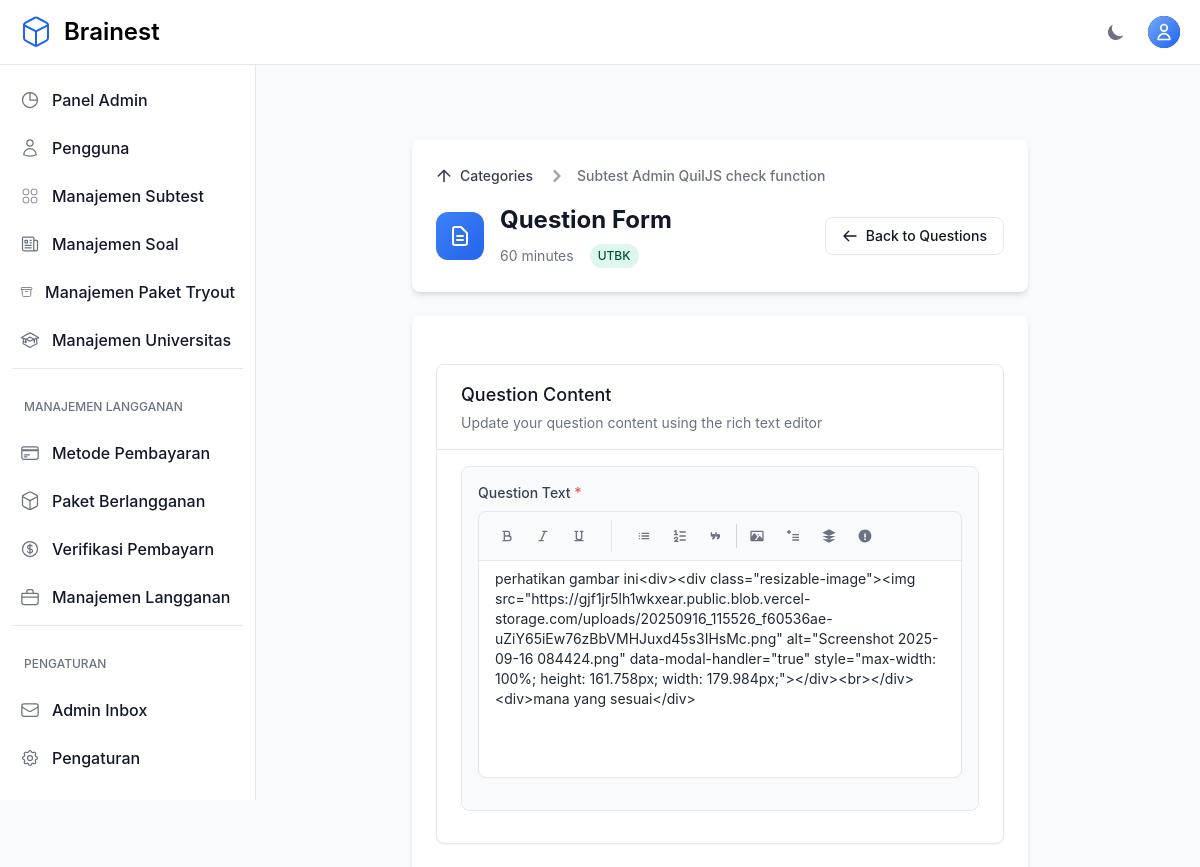
/teacher/questions/171/edit/ (signed in, upper part), run on an earlier commit of the app's database.
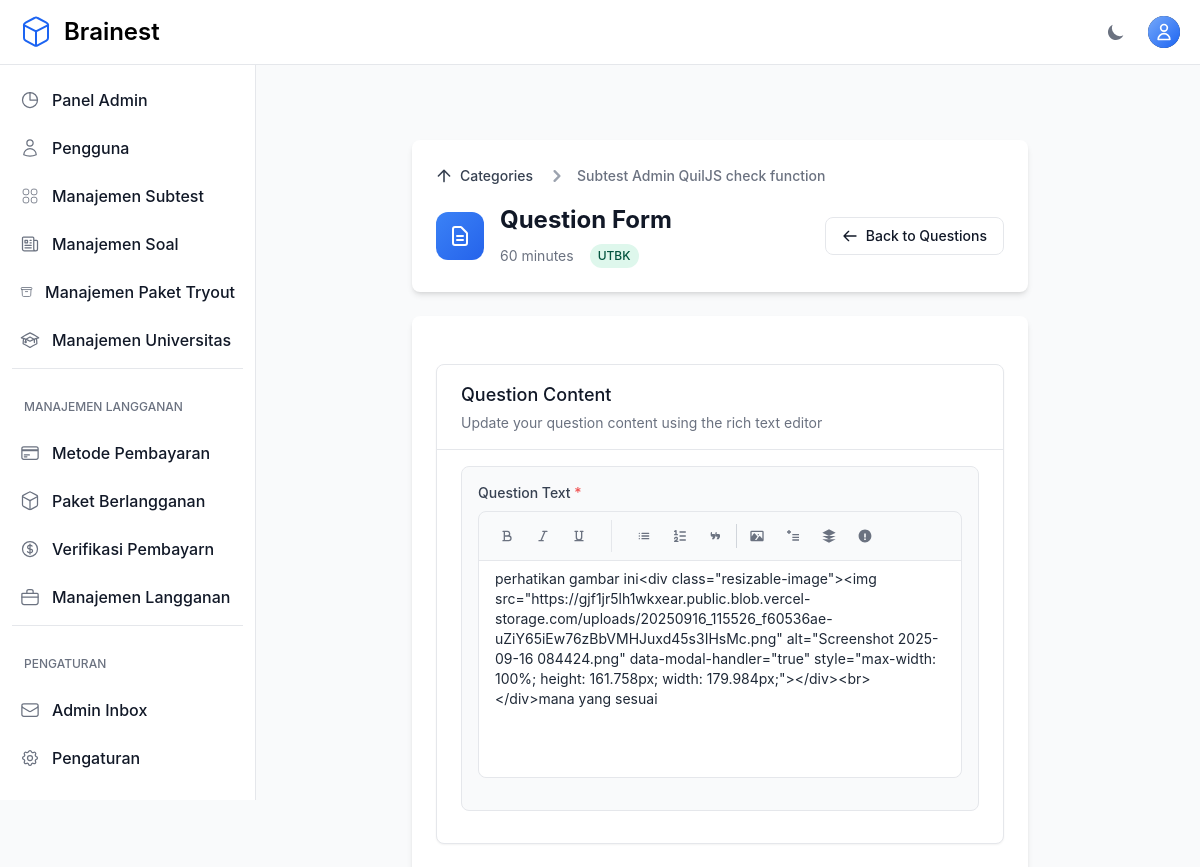
And on a later commit of the database.
### otosapp/models.py (models this page shows, shortened)
class Question(models.Model):
    QUESTION_TYPES = [
        ('multiple_choice', 'Pilihan Ganda'),
        ('essay', 'Isian/Essay'),
    ]
    question_text = models.TextField('Text')
    pub_date = models.DateTimeField('date published')
    category = models.ForeignKey(Category, on_delete=models.CASCADE)
    custom_weight = models.FloatField(default=0, help_text="Custom weight for scoring (0-100)")
    difficulty_coefficient = models.FloatField(default=1.0, help_text="UTBK difficulty coefficient (auto-calculated)")
    question_type = models.CharField(max_length=20, choices=QUESTION_TYPES, default='multiple_choice', help_text="Tipe soal: pilihan ganda atau isian")
    correct_answer_text = models.TextField(blank=True, null=True, help_text="Jawaban benar untuk soal isian (pisahkan dengan koma jika ada beberapa jawaban yang benar)")
    explanation = models.TextField(blank=True, null=True, help_text="Pembahasan atau penjelasan mengapa jawabannya demikian (opsional)")

### otosapp/views.py (the view)
# urls.py: path('teacher/questions/<int:question_id>/edit/', views.teacher_question_update, name='teacher_question_update'),
@login_required
@admin_or_teacher_required
def teacher_question_update(request, question_id):
    question = get_object_or_404(Question, id=question_id)
    category = question.category
    if not (request.user.is_admin() or category.created_by == request.user or category.teachers.filter(pk=request.user.pk).exists()):
        raise PermissionDenied
    if request.method == 'POST':
        form = QuestionUpdateForm(request.POST, instance=question)
        formset = ChoiceFormSet(request.POST, instance=question)
        try:
            print('\n[DEBUG] teacher_question_update POST data:')
            for i in range(5):
                choice_text = request.POST.get(f'choices-{i}-choice_text', '')
                is_correct = request.POST.get(f'choices-{i}-is_correct', '')
                choice_letter = chr(65 + i)  # A, B, C, D, E
                print(f'  Choice {choice_letter}: text="{choice_text[:30]}..." is_correct="{is_correct}"')
        except Exception:
            pass
        if form.is_valid():
            updated_question = form.save()
            if updated_question.question_type == 'essay':
                from .models import Choice
                Choice.objects.filter(question=updated_question).delete()
                messages.success(request, 'Soal isian berhasil diperbarui!')
                return redirect('teacher_question_list', category_id=category.id)
            elif updated_question.question_type == 'multiple_choice':
                print(f'[DEBUG] Formset is_valid: {formset.is_valid()}')
                can_proceed = False
                if formset.is_valid():
                    can_proceed = True
                    print('[DEBUG] Formset is valid')
                else:
                    print('[DEBUG] Formset errors - checking if only optional choices have errors')
                    critical_errors = False
                    for i, form in enumerate(formset.forms):
                        if form.errors:
                            print(f'  Form {i} ({chr(65+i)}) errors:', form.errors)
                            if i <= 1:
                                critical_errors = True
                                print(f'    -> CRITICAL ERROR in required choice {chr(65+i)}')
                    if formset.non_form_errors():
                        non_form_errors = formset.non_form_errors()
                        print('[DEBUG] Non-form errors detected:', non_form_errors)
                        error_text = str(non_form_errors).lower()
                        if 'choice a' in error_text or 'choice b' in error_text:
                            critical_errors = True
                    if not critical_errors:
                        can_proceed = True
                        print('[DEBUG] Only optional choice errors - proceeding anyway')
                if can_proceed:
                    correct_choices = 0
                    for i in range(5):
                        checkbox_name = f'choices-{i}-is_correct'
                        checkbox_value = request.POST.get(checkbox_name, None)
                        if checkbox_value == 'on' or checkbox_value == 'true' or checkbox_value is True:
                            correct_choices += 1
                    if correct_choices == 0:
                        messages.error(request, 'Minimal satu pilihan harus ditandai sebagai jawaban yang benar.')
                        return render(request, 'teacher/question_form.html', {
                            'form': form,
                            'formset': formset,
                            'category': category,
                            'question': question
                        })
                    print('[DEBUG] Deleting existing choices and creating new ones...')
                    from .models import Choice
                    Choice.objects.filter(question=updated_question).delete()
                    saved_choice_count = 0
                    for i in range(5):  # Always process choices 0-4 (A-E)
                        choice_letter = chr(65 + i)  # A, B, C, D, E
                        choice_text = request.POST.get(f'choices-{i}-choice_text', '').strip()
                        is_correct_raw = request.POST.get(f'choices-{i}-is_correct', '')
                        is_correct = is_correct_raw in ['on', 'true', True]
                        print(f'[DEBUG] Creating Choice {choice_letter}: text="{choice_text[:30]}..." is_correct={is_correct}')
                        choice_obj = Choice()
                        choice_obj.question = updated_question
                        choice_obj.choice_text = choice_text
                        choice_obj.is_correct = is_correct
                        choice_image_url = request.POST.get(f'choice_image_{i+1}')
                        if choice_image_url and choice_image_url.strip():
                            import urllib.parse
                            from django.core.files.storage import default_storage
                            parsed_url = urllib.parse.urlparse(choice_image_url)
                            if choice_image_url.startswith('https://') and 'blob.vercel-storage.com' in choice_image_url:
                                choice_obj.choice_image = choice_image_url
                            elif parsed_url.path.startswith('/media/'):
                                file_path = parsed_url.path[7:]
                                if default_storage.exists(file_path):
                                    choice_obj.choice_image = file_path
                        choice_obj.save()
                        saved_choice_count += 1
                        print(f'[DEBUG] Saved Choice {choice_letter} with ID: {choice_obj.id}')
                    print(f'[DEBUG] Total choices saved: {saved_choice_count}')
                    messages.success(request, 'Soal berhasil diperbarui.')
                    return redirect('teacher_question_list', category_id=category.id)
                else:
                    messages.error(request, 'Terjadi kesalahan validasi pada pilihan jawaban.')
            else:
                messages.error(request, 'Tipe soal tidak valid.')
        else:
            try:
                form_json = form.errors.as_json()
            except Exception:
                form_json = str(form.errors)
            try:
                formset_errors = formset.errors
                formset_non = formset.non_form_errors()
            except Exception:
                formset_errors = str(formset.errors)
                formset_non = str(formset.non_form_errors())
            print('\n[DEBUG] teacher_question_update validation failed')
            print('Form errors (json):', form_json)
            print('Formset errors:', formset_errors)
            print('Formset non-field errors:', formset_non)
            messages.error(request, 'Form validation failed: ' + (form.errors.as_text() or str(formset_errors)))
    else:
        form = QuestionUpdateForm(instance=question)
        formset = ChoiceFormSet(instance=question)
        choices = question.choices.all()
        initial_data = {}
        for i, choice in enumerate(choices, 1):
            if choice.choice_image:
                image_name = choice.choice_image.name
                if image_name.startswith('https://'):
                    initial_data[f'choice_image_{i}'] = image_name
                else:
                    try:
                        initial_data[f'choice_image_{i}'] = choice.choice_image.url
                    except Exception:
                        initial_data[f'choice_image_{i}'] = f'/media/{image_name}'
        print(f'\n[DEBUG] teacher_question_update GET - Question ID: {question.id}')
        print(f'[DEBUG] Initial choice images data: {initial_data}')
    return render(request, 'teacher/question_form.html', {
        'form': form,
        'formset': formset,
        'category': category,
        'question': question,
        'initial_choice_images': initial_data if 'initial_data' in locals() else {}
    })

### otosapp/context_processors.py (called while the page is built)
def sidebar_context(request):
    context = {}
    if request.user.is_authenticated and (request.user.is_superuser or request.user.is_admin()):
        pending_payments_count = PaymentProof.objects.filter(status='pending').count()
        context['pending_payments_count'] = pending_payments_count
    return context

### otosapp/models.py (called while the page is built)
    def is_admin(self):
        return self.role and self.role.role_name == 'Admin'

    def __str__(self):
        return self.category_name

### otosapp/templates/teacher/question_form.html (shortened to what the changed rows need)
{% extends 'base.html' %}
{% load static %}
{% block content %}
<section class="bg-gray-50 dark:bg-gray-900 p-3 sm:p-5 antialiased">
    <div class="mx-auto max-w-screen-xl px-4 lg:px-12">
        {% with header_title=page_title|default:"Question Form" header_subtitle=page_subtitle show_back_button=True header_icon='<svg class="w-6 h-6 text-white" fill="none" stroke="currentColor" stroke-width="2" viewBox="0 0 24 24"><path stroke-linecap="round" stroke-linejoin="round" d="M9 12h6m-6 4h6m2 5H7a2 2 0 01-2-2V5a2 2 0 012-2h5.586a1 1 0 01.707.293l5.414 5.414a1 1 0 01.293.707V19a2 2 0 01-2 2z"></path></svg>' %}
            {% include 'teacher/manage_questions/includes/question_header.html' %}
        {% endwith %}
    <div class="bg-white dark:bg-gray-800 relative shadow-md sm:rounded-lg overflow-hidden question-form-card">
        <div class="p-6">
            <div class="max-w-4xl mx-auto">
                            <form method="post" class="space-y-6">
                                <div class="bg-white dark:bg-gray-800 shadow-sm rounded-lg border border-gray-200 dark:border-gray-700">
                                    <div class="px-6 py-4">
                                        <div class="mb-4 p-4 border border-gray-200 dark:border-gray-600 rounded-lg bg-gray-50 dark:bg-gray-700">
                                            <div class="w-full mb-4 border border-gray-200 rounded-lg bg-gray-50 dark:bg-gray-700 dark:border-gray-600">
                                                <div class="px-4 py-2 bg-white rounded-b-lg dark:bg-gray-800">
                                                    <div id="wysiwyg-question-text-teacher" data-wysiwyg="true" contenteditable="true" class="prose dark:prose-invert block w-full px-0 text-sm text-gray-800 bg-white border-0 dark:bg-gray-800 focus:ring-0 dark:text-white dark:placeholder-gray-400 wysiwyg-editor" data-placeholder="Type your question here...">{{ form.question_text.value|default:"" }}</div>
                                                </div>
                                            </div>
                                        </div>
                                    </div>
                                </div>
                            </form>
                        </div>
                    </div>
                </div>
            </div>
        </div>
{% endblock %}

What changed in the data, as far as the page shows it:
changed Question: question_text.value "perhatikan gambar ini<div><div class=\"resizable-image\"><img src=\"https://gjf1jr5lh1wkxear.public.blob.vercel-storage.com/uploads/20250916_115526_f60536ae-uZiY65iEw76zBbVMHJuxd45s3IHsMc.png\" alt=\"Screenshot 2025-09-16 084424.png\" data-modal-handler=\"true\" style=\"max-width: 100%; height: 161.758px; width: 179.984px;\"></div><br></div><div>mana yang sesuai</div>" → "perhatikan gambar ini<div class=\"resizable-image\"><img src=\"https://gjf1jr5lh1wkxear.public.blob.vercel-storage.com/uploads/20250916_115526_f60536ae-uZiY65iEw76zBbVMHJuxd45s3IHsMc.png\" alt=\"Screenshot 2025-09-16 084424.png\" data-modal-handler=\"true\" style=\"max-width: 100%; height: 161.758px; width: 179.984px;\"></div><br></div>mana yang sesuai"
